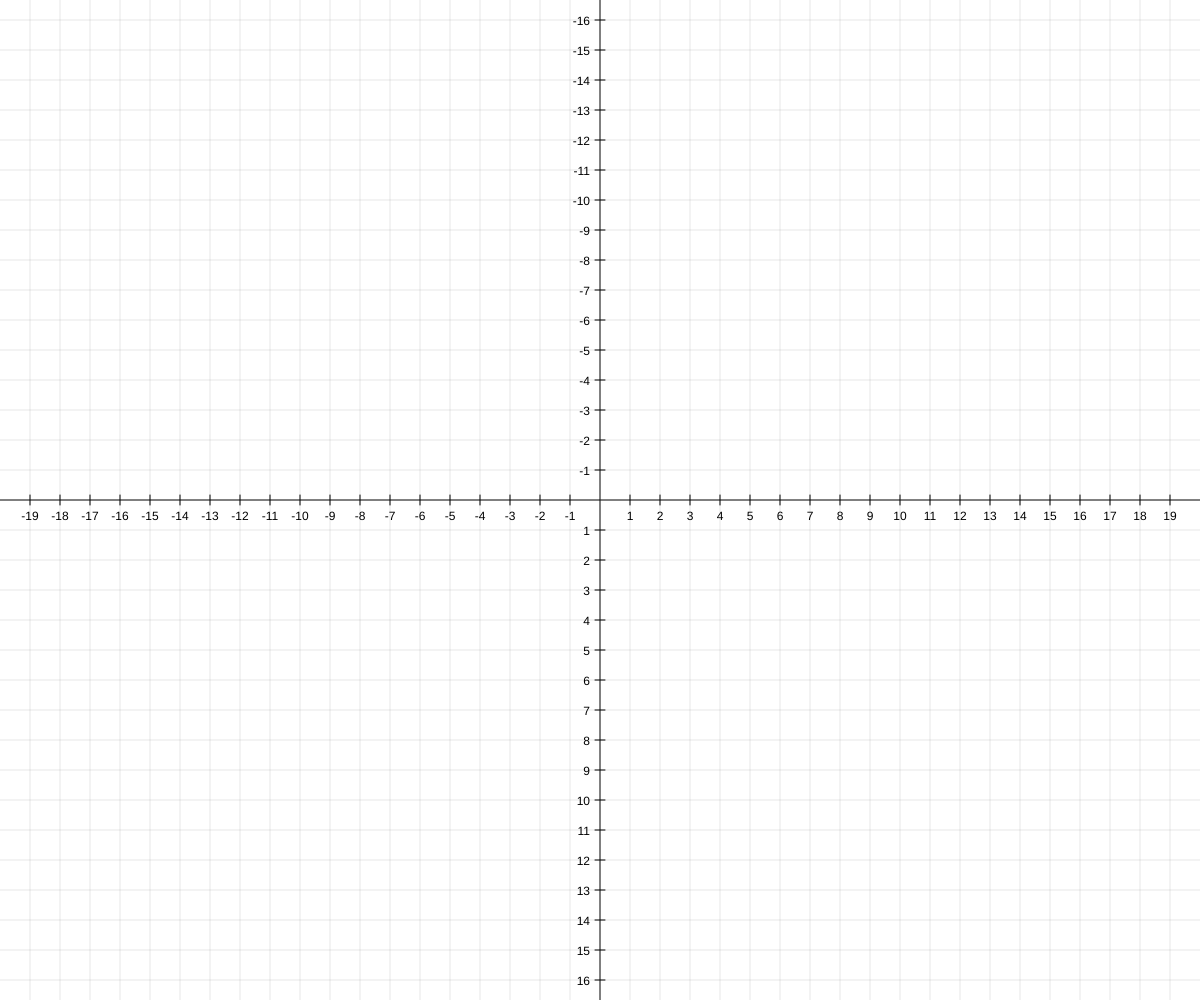
Frame 1 (no input)
Frame 60 (no input): identical to frame 1, image omitted
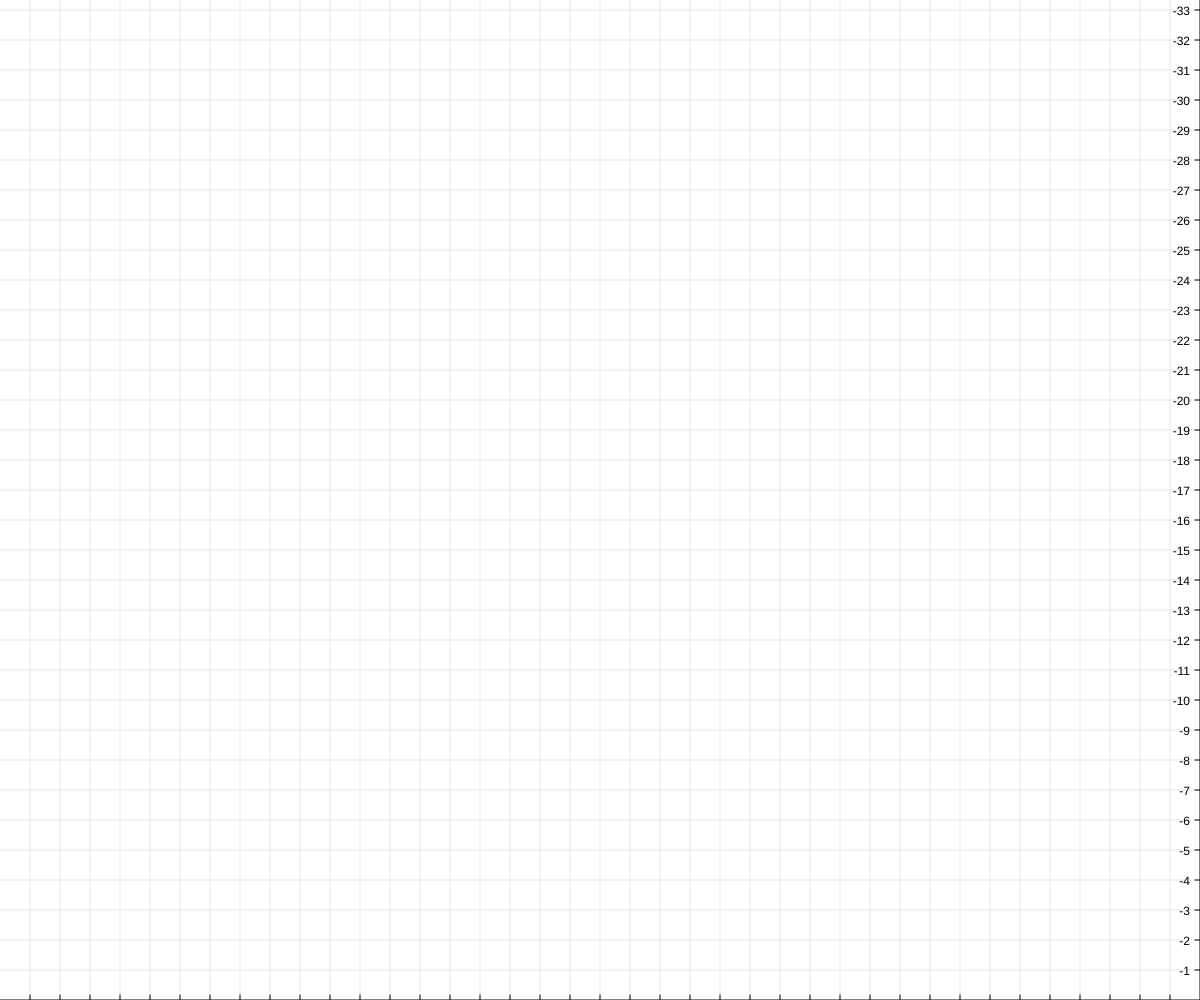
Frame 120 (the mouse pressed at the canvas centre since frame 60)

The p5.js sketch that drew these frames (run headless with seeded random() and noise() and a simulated clock; from frame 60 on, the mouse is pressed at the canvas centre):

// p5.js sketch
// ── sketch.js
let origin, zoom = 30;
const unitLineSize = 10;
let pontos = [];

function setup() {
  createCanvas(windowWidth, windowHeight,);

  origin = createVector(width / 2, height / 2);
}

function draw() {
  background(255);

  if (mouseIsPressed) {
    origin.x += mouseX - pmouseX;
    origin.y += mouseY - pmouseY;
  }

  translate(origin.x, origin.y);

  noFill();

  stroke(0);
  strokeWeight(1);

  axis(true, 25);

  stroke(0, 100, 0);
  strokeWeight(2);

  // for (let i = 0; i < pontos.length; i++) {
  //   f(pontos[i].x, pontos[i].y);
  // }
  for (let i = 0; i < pontos.length; i++) {
    f(pontos[i].x, pontos[i].y);
    if (i < pontos.length - 1) {
      line(pontos[i].x * zoom, -pontos[i].y * zoom, pontos[i+1].x * zoom, -pontos[i+1].y * zoom);
    }
  }
  // Desenha a última linha entre o último ponto e o primeiro ponto da lista
  if (pontos.length > 1) {
    line(pontos[pontos.length-1].x * zoom, -pontos[pontos.length-1].y * zoom, pontos[0].x * zoom, -pontos[0].y * zoom);
  }
}

function salvar(){
  let valorDeX = document.getElementById("valorX").value;
  let valorDeY = document.getElementById("valorY").value;
   
  pontos.push({x: valorDeX, y: valorDeY});
  
  f(valorDeX,valorDeY)
  // console.log(pontos)


}

function axis(grid, gridAlpha) {
  //abscissa
  line(-origin.x, 0, width - origin.y, 0);

  for (let i = 1; i < origin.x / zoom; i++) {
    line(-i * zoom, unitLineSize / 2, -i * zoom, -unitLineSize / 2);

    if (grid) {
      push();
      stroke(0, gridAlpha);
      line(-i * zoom, -origin.y, -i * zoom, height - origin.y);
      pop();
    }

    push();
    noStroke();
    fill(0);
    textSize(unitLineSize * 1.2);
    text(-i, -i * zoom - textWidth(-i) / 2, unitLineSize * 2);
    pop();
  }
  for (let i = 1; i < (width - origin.x) / zoom; i++) {
    line(i * zoom, unitLineSize / 2, i * zoom, -unitLineSize / 2);

    if (grid) {
      push();
      stroke(0, gridAlpha);
      line(i * zoom, -origin.y, i * zoom, height - origin.y);
      pop();
    }

    push();

    noStroke();
    fill(0);
    textSize(unitLineSize * 1.2);

    text(i, i * zoom - textWidth(i) / 2, unitLineSize * 2);

    pop();
  }
  //ordinate
  line(0, -origin.y, 0, height - origin.y);
  for (let i = 1; i < origin.y / zoom; i++) {
    line(unitLineSize / 2, -i * zoom, -unitLineSize / 2, -i * zoom);

    if (grid) {
      push();
      stroke(0, gridAlpha);
      line(-origin.x, -i * zoom, width - origin.x, -i * zoom);
      pop();
    }

    push();

    noStroke();
    fill(0);
    textSize(unitLineSize * 1.2);

    text(-i, -(unitLineSize + textWidth(-i)), -i * zoom + unitLineSize / 2);

    pop();
  }
  for (let i = 1; i < (height - origin.y) / zoom; i++) {
    line(unitLineSize / 2, i * zoom, -unitLineSize / 2, i * zoom);

    if (grid) {
      push();
      stroke(0, gridAlpha);
      line(-origin.x, i * zoom, width - origin.x, i * zoom);
      pop();
    }

    push();

    noStroke();
    fill(0);
    textSize(unitLineSize * 1.2);

    text(i, -(unitLineSize + textWidth(i)), i * zoom + unitLineSize / 2);

    pop();
  }
}

function f(x, y) {
  if (x && y) {
    point(x * zoom, -y * zoom);
  }
}

function mouseWheel(event) {
  zoom -= event.delta / 20;
  if (zoom < 18) {
    zoom = 18;
  }
}

function area() {
  if (pontos.length < 3) return;

  let xCoords = pontos.map(p => p.x * zoom);
  let yCoords = pontos.map(p => p.y * zoom);

  let sum1 = 0, sum2 = 0;

  for (let i = 0; i < pontos.length - 1; i++) {
    sum1 += xCoords[i] * yCoords[i+1];
    sum2 += yCoords[i] * xCoords[i+1];
  }

  sum1 += xCoords[pontos.length-1] * yCoords[0];
  sum2 += yCoords[pontos.length-1] * xCoords[0];

  let area = (sum1 - sum2) / 2;

  let resultDiv = document.getElementById("resultado");
  resultDiv.innerHTML = "Área: " + area;
}

function keyPressed() {
  if (keyCode === 65) { // "a" key
    if (pontos.length >= 3) { // apenas calcula a área se houver pelo menos 3 pontos
      let xCoords = pontos.map(p => p.x); // cria uma lista com as coordenadas x de cada ponto
      let yCoords = pontos.map(p => p.y); // cria uma lista com as coordenadas y de cada ponto
      
      let sum = 0;
      for (let i = 0; i < pontos.length - 1; i++) {
        sum += xCoords[i] * yCoords[i+1] - xCoords[i+1] * yCoords[i]; // realiza o cálculo da soma
      }
      sum += xCoords[pontos.length-1] * yCoords[0] - xCoords[0] * yCoords[pontos.length-1]; // adiciona o produto do último ponto com o primeiro
      let area = Math.abs(sum) / 2; // divide o resultado final por 2 e calcula o valor absoluto
      
      console.log(`Área: ${area}`); // imprime o valor da área no console
    } else {
      console.log("Insira pelo menos 3 pontos para calcular a área."); // caso haja menos de 3 pontos
    }
  }
}
// ── mat.css
header.menu-box{
    width: 30%;
    height: 20%;
    display: flex;
    align-items: center;
    flex-direction: column;
    justify-content: center;
    backdrop-filter: blur(10px);
    position: fixed;
    top: 0;
    z-index: 1;
    border: solid 1px black
}


#adicionar{
    width: 70%;
    border-radius: 8px;
    height: 20%;
    font-size: 20px;
    margin-top: 3px;
}

input{
    border-radius: 8px;
    border: solid 1px black;
    margin-top: 3px;
    width: 70%;
    height: 20%;
}
input::placeholder {
    font: 18px/3 sans-serif;
    color: black;
}

#htmlArea{
    font-size: 15px;
    margin-top: 3px;
    text-align: center;
    margin-bottom: 3px;
}
